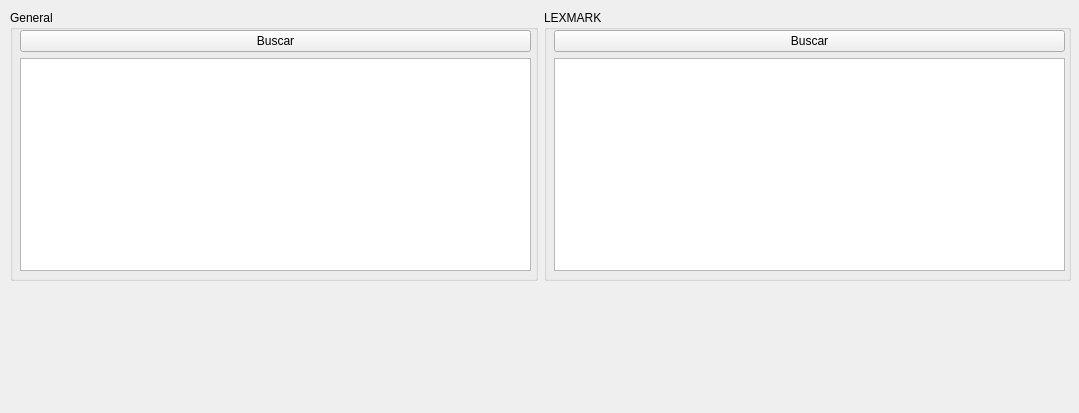
<?xml version="1.0" encoding="UTF-8"?>
<ui version="4.0">
 <class>ControlImpresoras</class>
 <widget class="QWidget" name="ControlImpresoras">
  <property name="geometry">
   <rect>
    <x>0</x>
    <y>0</y>
    <width>1079</width>
    <height>413</height>
   </rect>
  </property>
  <property name="windowTitle">
   <string>Form</string>
  </property>
  <widget class="QWidget" name="gridLayoutWidget">
   <property name="geometry">
    <rect>
     <x>10</x>
     <y>10</y>
     <width>1061</width>
     <height>271</height>
    </rect>
   </property>
   <layout class="QGridLayout" name="gridLayout">
    <item row="0" column="0">
     <widget class="QGroupBox" name="groupBox">
      <property name="title">
       <string>General</string>
      </property>
      <widget class="QWidget" name="gridLayoutWidget_2">
       <property name="geometry">
        <rect>
         <x>10</x>
         <y>20</y>
         <width>511</width>
         <height>241</height>
        </rect>
       </property>
       <layout class="QGridLayout" name="gridLayout_2">
        <item row="0" column="0">
         <widget class="QPushButton" name="buscarGeneralButton">
          <property name="text">
           <string>Buscar</string>
          </property>
         </widget>
        </item>
        <item row="1" column="0">
         <widget class="QTextEdit" name="generalPlain">
          <property name="readOnly">
           <bool>true</bool>
          </property>
         </widget>
        </item>
       </layout>
      </widget>
     </widget>
    </item>
    <item row="0" column="1">
     <widget class="QGroupBox" name="groupBox_2">
      <property name="title">
       <string>LEXMARK</string>
      </property>
      <widget class="QWidget" name="gridLayoutWidget_3">
       <property name="geometry">
        <rect>
         <x>10</x>
         <y>20</y>
         <width>511</width>
         <height>241</height>
        </rect>
       </property>
       <layout class="QGridLayout" name="gridLayout_3">
        <item row="0" column="0">
         <widget class="QPushButton" name="buscarLexMarkButton">
          <property name="text">
           <string>Buscar</string>
          </property>
         </widget>
        </item>
        <item row="1" column="0">
         <widget class="QTextEdit" name="lexmarkPlain">
          <property name="readOnly">
           <bool>true</bool>
          </property>
         </widget>
        </item>
       </layout>
      </widget>
     </widget>
    </item>
   </layout>
  </widget>
 </widget>
 <resources/>
 <connections/>
</ui>
